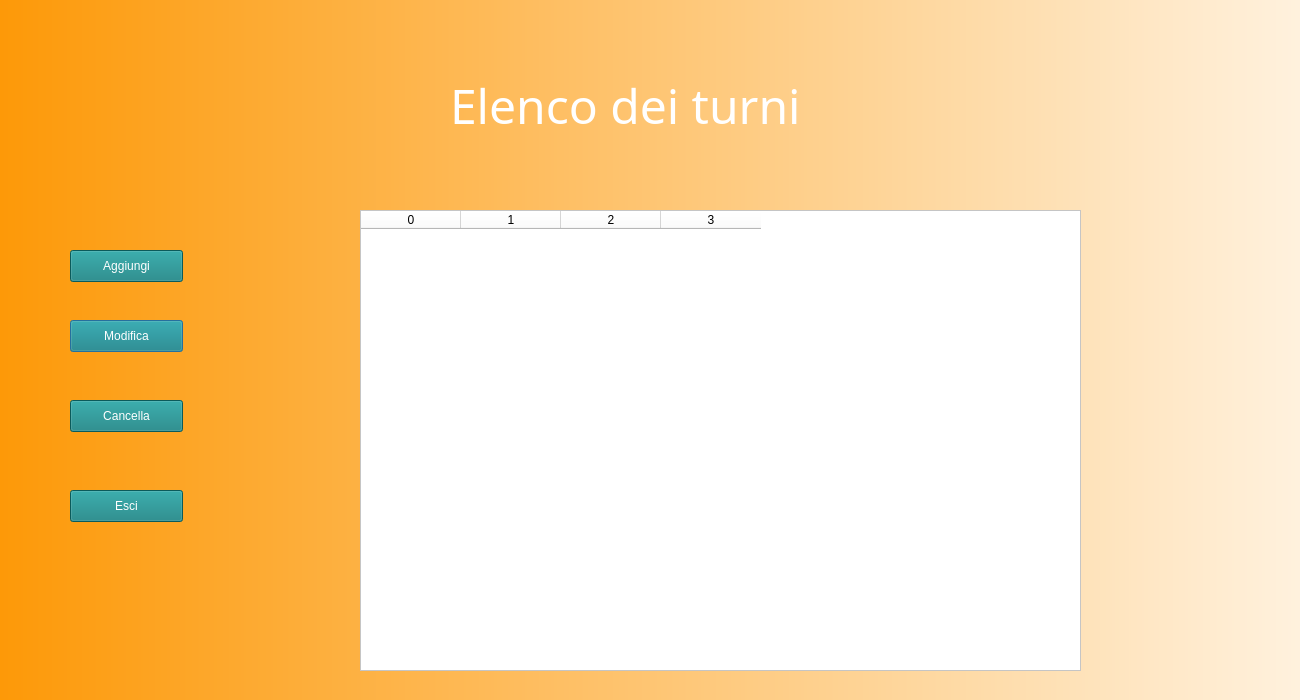
<?xml version="1.0" encoding="UTF-8"?>
<ui version="4.0">
 <class>Dialog</class>
 <widget class="QDialog" name="Dialog">
  <property name="geometry">
   <rect>
    <x>0</x>
    <y>0</y>
    <width>1300</width>
    <height>700</height>
   </rect>
  </property>
  <property name="windowTitle">
   <string>Dialog</string>
  </property>
  <widget class="QWidget" name="bgwidget" native="true">
   <property name="geometry">
    <rect>
     <x>0</x>
     <y>0</y>
     <width>1500</width>
     <height>800</height>
    </rect>
   </property>
   <property name="styleSheet">
    <string notr="true">QWidget#bgwidget{
	background-color: qlineargradient(spread:pad, x1:0, y1:0, x2:1, y2:0, stop:0 rgba(253, 153, 8, 255), stop:1 rgba(255, 255, 255, 255));

}</string>
   </property>
   <widget class="QLabel" name="image">
    <property name="enabled">
     <bool>true</bool>
    </property>
    <property name="geometry">
     <rect>
      <x>-200</x>
      <y>-270</y>
      <width>1800</width>
      <height>1300</height>
     </rect>
    </property>
    <property name="styleSheet">
     <string notr="true">border-radius:50%;
image: url(:/images/1.png);
</string>
    </property>
    <property name="text">
     <string/>
    </property>
    <property name="scaledContents">
     <bool>true</bool>
    </property>
   </widget>
   <widget class="QLabel" name="label">
    <property name="geometry">
     <rect>
      <x>450</x>
      <y>60</y>
      <width>441</width>
      <height>91</height>
     </rect>
    </property>
    <property name="font">
     <font>
      <family>Bangla MN</family>
      <pointsize>36</pointsize>
      <weight>50</weight>
      <italic>false</italic>
      <bold>false</bold>
     </font>
    </property>
    <property name="styleSheet">
     <string notr="true">font: 36pt;
background: transparent;
color: rgb(255,255,255);</string>
    </property>
    <property name="text">
     <string>Elenco dei turni</string>
    </property>
   </widget>
   <widget class="QPushButton" name="btnModifica">
    <property name="geometry">
     <rect>
      <x>70</x>
      <y>320</y>
      <width>113</width>
      <height>32</height>
     </rect>
    </property>
    <property name="styleSheet">
     <string notr="true">color: rgb(255, 255, 255);
background-color: rgb(16, 128, 128);</string>
    </property>
    <property name="text">
     <string>Modifica</string>
    </property>
   </widget>
   <widget class="QPushButton" name="btnCancella">
    <property name="geometry">
     <rect>
      <x>70</x>
      <y>400</y>
      <width>113</width>
      <height>32</height>
     </rect>
    </property>
    <property name="styleSheet">
     <string notr="true">color: rgb(255, 255, 255);
background-color: rgb(16, 128, 128);</string>
    </property>
    <property name="text">
     <string>Cancella</string>
    </property>
   </widget>
   <widget class="QPushButton" name="btnAggiungi">
    <property name="geometry">
     <rect>
      <x>70</x>
      <y>250</y>
      <width>113</width>
      <height>32</height>
     </rect>
    </property>
    <property name="styleSheet">
     <string notr="true">color: rgb(255, 255, 255);
background-color: rgb(16, 128, 128);</string>
    </property>
    <property name="text">
     <string>Aggiungi</string>
    </property>
   </widget>
   <widget class="QPushButton" name="btnEsci">
    <property name="geometry">
     <rect>
      <x>70</x>
      <y>490</y>
      <width>113</width>
      <height>32</height>
     </rect>
    </property>
    <property name="styleSheet">
     <string notr="true">color: rgb(255, 255, 255);
background-color: rgb(16, 128, 128);</string>
    </property>
    <property name="text">
     <string>Esci</string>
    </property>
   </widget>
   <widget class="QTableWidget" name="tableWidget">
    <property name="geometry">
     <rect>
      <x>360</x>
      <y>210</y>
      <width>721</width>
      <height>461</height>
     </rect>
    </property>
    <property name="styleSheet">
     <string notr="true">background: rgb(255,255,255);
</string>
    </property>
    <column>
     <property name="text">
      <string>0</string>
     </property>
    </column>
    <column>
     <property name="text">
      <string>1</string>
     </property>
    </column>
    <column>
     <property name="text">
      <string>2</string>
     </property>
    </column>
    <column>
     <property name="text">
      <string>3</string>
     </property>
    </column>
   </widget>
  </widget>
 </widget>
 <resources>
  <include location="../source.qrc"/>
 </resources>
 <connections/>
</ui>
